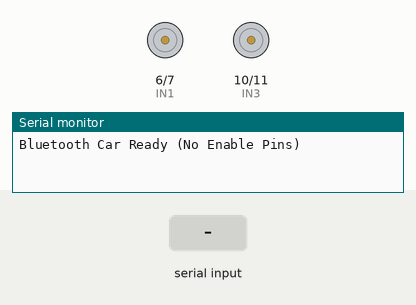
This sketch was run on a simulated Arduino Uno, built with avr-gcc and run on an emulated ATmega328P. On the bench: motor-driver pin pairs drawn as motors (green arrow = first pin HIGH = forward, orange = second pin HIGH = backward, longer = more drive), the last lines printed to the serial monitor. Inputs (shaded band) come from the test bench.

Above: at 1.2 s.
1.3 s: "F" received over the second serial link
At 2.2 s:
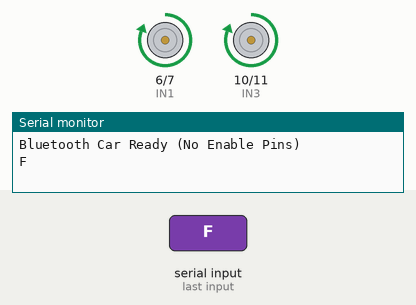
2.8 s: "B" received over the second serial link
At 3.4 s:
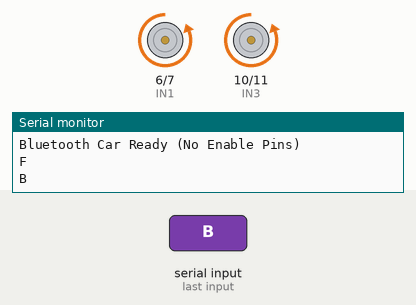
4.3 s: "L" received over the second serial link
At 5.5 s:
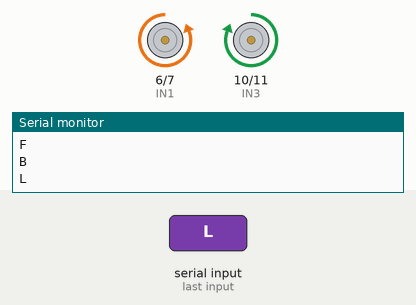
5.8 s: "R" received over the second serial link
At 6.8 s:
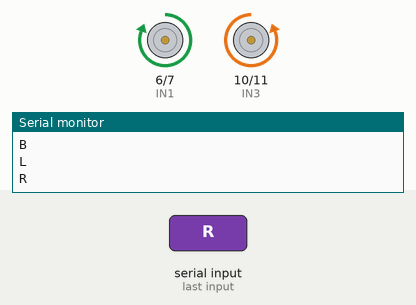
Timing chart, 0 to 8.3 s (numbered marks = the images above; inputs shaded):
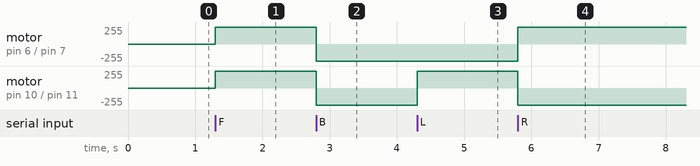

Measured:
- after the input at 1.3 s, motor on pin 6 (IN1) / pin 7 (IN2), motor on pin 10 (IN3) / pin 11 (IN4): stopped → forward 255/255 at once
- after the input at 2.8 s, motor on pin 6 (IN1) / pin 7 (IN2), motor on pin 10 (IN3) / pin 11 (IN4): forward 255/255 → backward 255/255 at once
- after the input at 4.3 s, motor on pin 10 (IN3) / pin 11 (IN4): backward 255/255 → forward 255/255 at once
- after the input at 5.8 s, motor on pin 6 (IN1) / pin 7 (IN2): backward 255/255 → forward 255/255 at once; motor on pin 10 (IN3) / pin 11 (IN4): forward 255/255 → backward 255/255 at once

The sketch:

bluetooth-control-car.ino
```cpp
// Bluetooth Controlled Car using Arduino + HC-05 + L298N (NO ENABLE PINS)

// Motor Driver Connections
#define IN1 6   // Left motor forward
#define IN2 7   // Left motor backward
#define IN3 10  // Right motor forward
#define IN4 11  // Right motor backward

// Bluetooth RX/TX
#include <SoftwareSerial.h>
SoftwareSerial BT(2, 3); // RX | TX  (HC-05 TX -> pin 2, HC-05 RX -> pin 3)

char command;  // Store received Bluetooth command

void setup() {
  // Motor pins setup
  pinMode(IN1, OUTPUT);
  pinMode(IN2, OUTPUT);
  pinMode(IN3, OUTPUT);
  pinMode(IN4, OUTPUT);

  // Communication setup
  Serial.begin(9600);
  BT.begin(9600);
  Serial.println("Bluetooth Car Ready (No Enable Pins)");
}

void loop() {
  if (BT.available()) {
    command = BT.read();
    Serial.println(command);
    moveCar(command);
  }
}

void moveCar(char cmd) {
  switch (cmd) {
    case 'F': forward(); break;
    case 'B': backward(); break;
    case 'L': left(); break;
    case 'R': right(); break;
    case 'S': stopCar(); break;
    default: stopCar(); break;
  }
}

void forward() {
  digitalWrite(IN1, HIGH);
  digitalWrite(IN2, LOW);
  digitalWrite(IN3, HIGH);
  digitalWrite(IN4, LOW);
}

void backward() {
  digitalWrite(IN1, LOW);
  digitalWrite(IN2, HIGH);
  digitalWrite(IN3, LOW);
  digitalWrite(IN4, HIGH);
}

void left() {
  digitalWrite(IN1, LOW);
  digitalWrite(IN2, HIGH);
  digitalWrite(IN3, HIGH);
  digitalWrite(IN4, LOW);
}

void right() {
  digitalWrite(IN1, HIGH);
  digitalWrite(IN2, LOW);
  digitalWrite(IN3, LOW);
  digitalWrite(IN4, HIGH);
}

void stopCar() {
  digitalWrite(IN1, LOW);
  digitalWrite(IN2, LOW);
  digitalWrite(IN3, LOW);
  digitalWrite(IN4, LOW);
}
```
